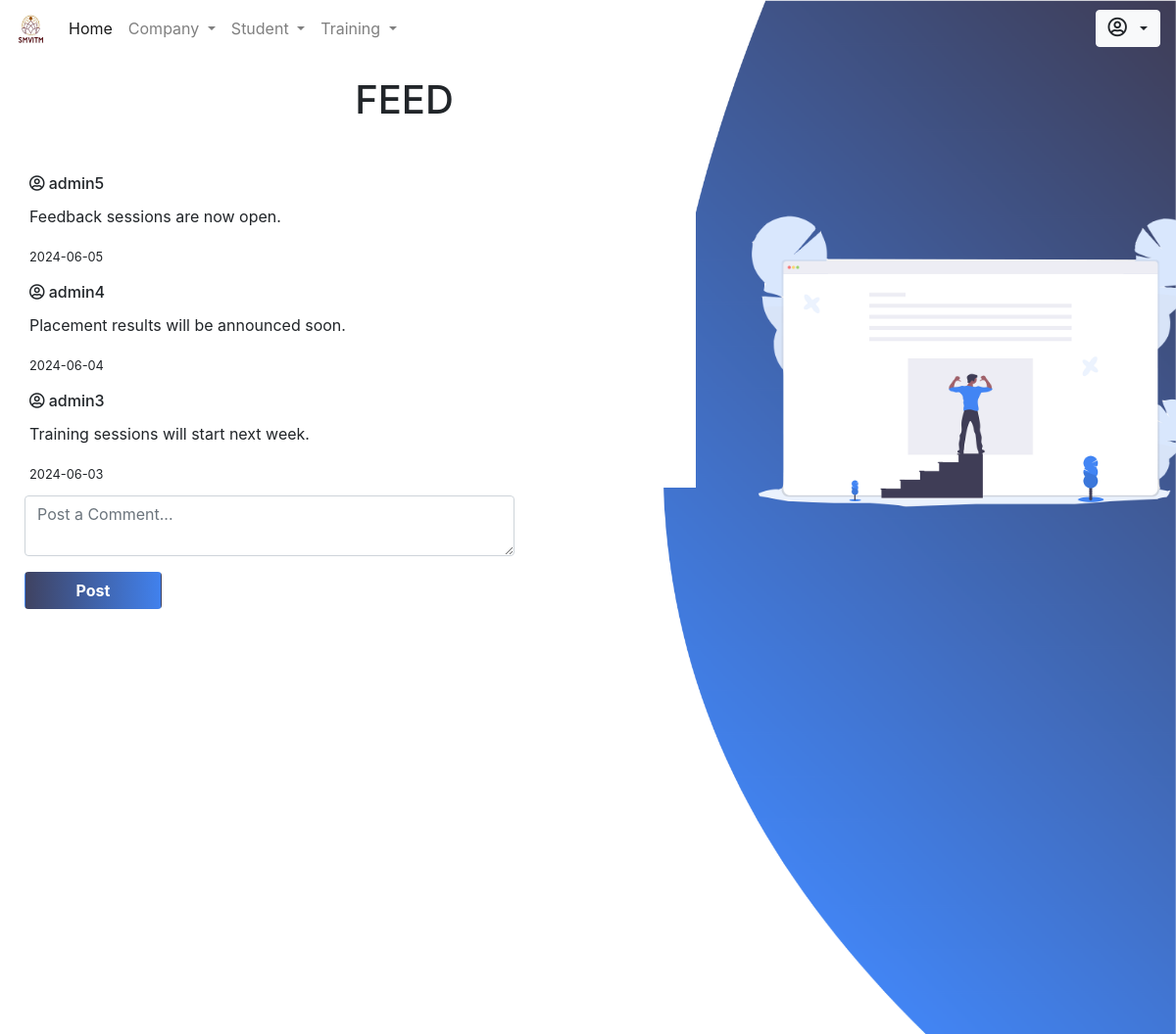
The app's page /admin/index.php with its own data.
### tables this page shows
CREATE TABLE `feed` (
  `id` int(255) NOT NULL,
  `user` varchar(100) DEFAULT NULL,
  `message` text DEFAULT NULL,
  `date` date DEFAULT NULL,
  `time` time NOT NULL
);

### admin/index.php (the view, shortened to what this page needs)
<!DOCTYPE html>
<html lang="en">
<head>
    <link rel="stylesheet" type="text/css" href="css/addcomp.css">
    <?php include_once 'includes/head.php' ?>
</head>
<body>
    <div>
    	<img id="img2" src="../images/feedicon.png" width="550px" style="position: absolute; position: fixed; z-index: 1; margin-left: 60%; margin-top: 18vh;">
    </div>
    <img src="../images/feed.png" id="img1" style="position: fixed;">
    	<?php include_once 'includes/nav.php' ?>
    <div class="content" style="margin-top: 20px; margin-left: 10px;">
    	<h1 class="form-row justify-content-center" style="margin-left: 100px;">FEED</h1> <br>
    	<div class="pre-scrollable" style="width: 700px; height: 400px; scroll-behavior: auto;">
         <div style="max-height: 90vh;">
             <div class="card" style="border: none;">
          <div class="card-body">
            <?php
                $sql = "select * from feed order by date desc, time desc;";
                $res = mysqli_query($conn, $sql);
                $rescheck = mysqli_num_rows($res);
                if ($rescheck > 0) {
                    while ($row = mysqli_fetch_assoc($res)) {
                        ?>
                        <h6 class="card-title"><i class="far fa-user-circle"></i>&nbsp;<?php echo $row['user']; ?></h6>
                        <p class="card-text"><?php echo $row['message']; ?></p>
                        <p><small><?php echo $row['date']; ?></small></p>
                        <?php
                    }
                }
            ?>
          </div>
        </div>
        </div>
        </div>
    	<form action="php/feed.inc.php" method="POST" style="margin-left: 15px; margin-top: 8px;">
		 	<div class="form-group">
		 		<textarea class="form-control" style="width: 500px;" name="message" placeholder="Post a Comment..."></textarea>
		 	</div>
		 	<div class="form-group">
		 		<button type="submit" class="btn" name="post" style="color: white; width: 140px;
									font-weight: bold; background: linear-gradient(to left, #4181ED, #3F4261);">Post</button>
		 	</div>
		  </form>
    </div>
</body>
</html>

### admin/css/addcomp.css (style rules this page uses)
#img1 { position: absolute; height: 100vh; width: 100%; position: fixed; }
#img1,.content { position: absolute; }
form { margin-left: 120px; }
button { background: #514DC0; }
#img2 { z-index: 0; }

### records on screen
feed: user "admin5", message "Feedback sessions are now open.", date "2024-06-05"
feed: user "admin4", message "Placement results will be announced soon.", date "2024-06-04"
feed: user "admin3", message "Training sessions will start next week.", date "2024-06-03"
